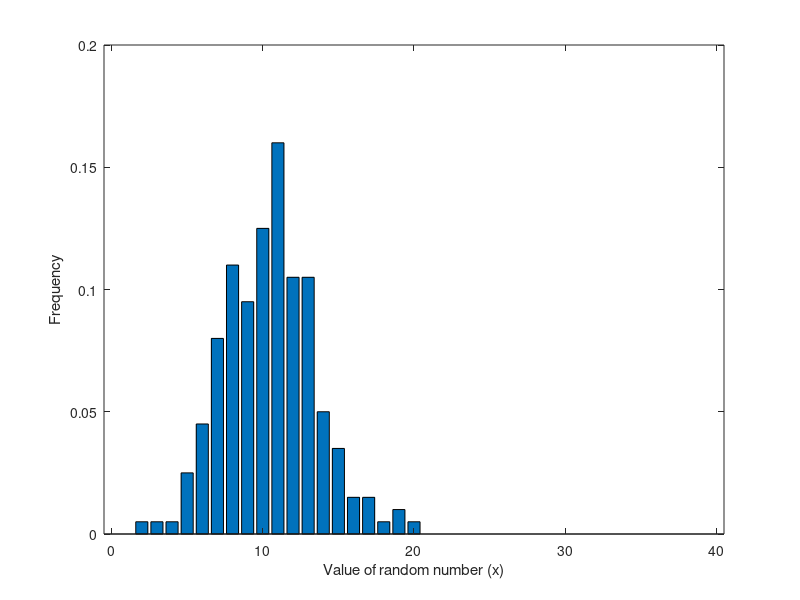

Recreate this plot in MATLAB. (Note: this script raises an error after producing the figure.)
% probabilityBasicsTutorial.m
%
% This short tutorial provides an introduction to probability distributions and
% random variables. It covers the following concepts: mean, expectation,
% moments, standard deviation, sample mean and standard error. You may need to
% look up the definition of: probability function, probability density function
% and a cumulative probability function. You'll have a feel for these by the end
% even if you don't get formal.
%
% Requires the statistics toolbox.

% 2/12/05 mns updated
% 2/9/07  mns cleaning
% 2/10/07 mns adding sums and convolutio
% 2/15/09 mns minor clean up
% 1/28/12 mns update

%% Matlab setup
clear all
rand('state',sum(100*clock))
format short g

%% Generating random numbers
% Fortunately, matlab has a number of tools for generating random numbers
% and plotting probability distributions. You must have the statistics
% toolbox. Try typing 'help stats' at the command prompt to see what's
% available. There are three types of functions that we will deal with. The
% ones ending in ...rnd.m generate random numbers.
%
% Let's generate 200 random numbers from the Poisson distribution
n = 200
mu = 10.3     % mean (please use a non-integer or later illustrations will suffer)
x = poissrnd(mu,n,1);
% Plot a Frequency histogram
figure(1), clf
[count vals] = hist(x,[0:1:40]);
freq = count/n;    % this is a critical step. Make sure you appreciate it
sum(freq)           % notice that the sum of all the frequencies come out to 1 (the sum of the counts is n)
bar(vals,freq) 
set(gca,'XLim',[-.5 max(vals)+.5])
xlabel('Value of random number (x)')
ylabel('Frequency')

%% Expectation
% The expectation of a random variable (RV) is what it sounds like it ought
% to be. Think of it as the mean of an infinitely large sample of random
% values drawn from the distribution. It's a deeper concept though, because
% it is a property that we can associate with a variable without ever
% measuring samples. It's so fundamental that we will actually think of the
% mean as something (that we calculate) and that will return the
% expectation of the RV.
% 
% The expecation of x, which I will denote E[X] is whatever you set mu to above.
% Let's try to estimate the expectation by calculating the mean. Here are three
% ways to do this in matlab. 
mean(x)     % 1. matlab's function
sum(x/n)    % 2. sum of the random numbers divided by n (which is what matlab's mean does)
sum(freq .* vals) % 3. Weighted sum of the values that x can take. 
% #3 is less obvious, but very important. Make sure you understand why it works.
% It is a key step toward understanding lots of expectations. This is the
% expectation of x. 
% 
% If you've convinced yourself why the 3rd approach works, we can calculate the
% expectation, E[X]. We can do this without actually generating any samples, so
% long as we know the probability of observing the values. The matlab function
% POISSPDF will tell us these probabilities. For the Poisson distribution, the
% only possible values are integers. The probability of seeing any particular
% value is
theoryFreq = poisspdf(vals,mu);
% Notice that the total probability is 1
sum(theoryFreq)
% The E[X] is the weighted sum of the possible values of X. The weights are the
% probabilities (i.e., the expected frequencies of observing each possible value
% of X.
expectation = sum(vals .* theoryFreq)
% You can see why the sample mean only approximated the expectation. Look at the
% theoretical frequencies superimposed on superimposed on the frequency
% histogram we made with our n samples. 
figure(1), hold on
h = plot(vals, theoryFreq, 'rV','MarkerFaceColor','r')

% There's a 4th way to compute E[x]. It uses the moment generating function. But
% I'll hold off on this for now. 

%% moments
% The expectation of X is also known as the first moment of the random variable,
% x. 
firstMoment = expectation

% The second moment is the expectation of x^2. The 3rd moment is the
% expectation of x^3, and so on. The second moment is related to the variance.
% The 3rd moment is related to the skew of (the degree of asymmetry of the
% distribution about its mode). The 4th moment is related to the kurtosis of the
% distribution (the relative concentration of probability around the mode
% compared the tails -- in other words, the peakiness of the distribution). We
% rarely worry about moments greater than 2nd.

% Important point. You can calculate the expectation of any function of X by
% taking the weighted sum of all possible f(x), the weights given by the
% probability of observing each possible value of x.
%
% So, if for some crazy reason, we wanted to know the expected value of
% log(1+x), we could compute it as
weirdExpectation = sum(log(1+vals) .* theoryFreq)

% A more useful calculation is , the E[X^2] (the 2nd moment). 
secondMoment = sum((vals.^2) .* theoryFreq)
% In class we will derive that E[(x-mu)^2], which is known as the variance or 2nd central moment is
secondMoment - mu^2
% or
variance = secondMoment - firstMoment^2


 
%% Standard error of the mean (SEM), Variance and Standard Deviation. 
%
% Let's start with a brief overview about what these terms mean and then we'll
% convince ourselves of the math. The standard deviation is a measure of the
% spread of the random values. It conforms to our intuitive sense of how
% variable the random numbers are, hence how wide a distribution is from which
% they are drawn. Standard deviation is also the number we would want to rely on
% when we talk about uncertainty. What I mean by that is that if I tell you that
% I measured the number 5.2 and you wanted to know how close this might be to a
% true value (what I would get if there were no souces of noise affecting my
% measurement), you would want to know the standard deviation. You couldn't know
% that from my one sample, but if you did know it, you would be able to guess
% how close 5.2 might be to other samples I might draw on another occasion. 
%
% If instead of a single value, I told you a number that I calculated, say a
% mean from 20 samples, you might want to know how close this sample mean might
% be to other sample means, were I to obtain 20 samples again. Again, you would
% want to know the standard deviation of this sample mean. This standard
% deviation of a statistic (in this case the sample mean) is called the standard
% error (in this case, the standard error of the mean). If we calculated the
% slope of a line, then we would want to know the standard deviation of such
% slope estimates in order to get a sense of how close our estimate was to other
% estimates we might obtain from another data set. Again, this standard
% deviation is called a standard error (but not standard error the MEAN, of
% course).
%
% I have already defined the variance as the expectation[(x-mu)^2]. In words:
% take each X and subtract off its expectation; then square. Do this for an
% infinite sample size of X's. 
secondCentralMoment = sum((vals-mu).^2 .* theoryFreq)

% Notice that for the Poisson distribution, the variance equals the expectation
% (mu). 

% This is different than the variance you would compute from the n samples. Just
% as you don't get E[X] when you compute the mean from n samples, 
sampleMean = mean(x)
% you don't get the true variance. If you ask matlab to calculate the variance
% from the n samples, you get
var(x)
% For the sample mean, matlab takes the average value of the X's. But, for the
% sample variance, matlab multiplies the average of the (X-sampleMean)^2 terms by
% n/(n-1). Let's convince ourselves of this.
(n/(n-1)) * mean((x-sampleMean).^2)
% This is the same as
sum((x-sampleMean).^2) / (n-1)
% Notice that this number is a little bigger than the average of the squared
% departures from the mean
mean((x-sampleMean).^2)

% This business of dividing by n-1 instead of n drives a lot of people
% crazy. I don't want to get bogged down in the derivation (but see Brian
% Lundstrom's tutorial on this). Nonetheless, I think it's worth have an
% intuition about why we do this. Notice that the definition of variance is
% E[(X-mu)^2]. But we don't know mu from a sample of data. All we can do is
% estimate mu by calculating the mean. Now, let me say something that
% sounds overly wordy and almost obvious: the sample mean is the best
% estimate we can make of the true E[X]. What I mean by that is that if we
% could draw another n samples and compute another sampleMean and we did
% this a gzillion times, the average of the sampleMeans would be very near
% E[X]. More formally E[sampleMean] = E[X]. Technically, the sampleMean is
% an unbiased estimator of the E[X]. Better yet, it is the best unbiased
% estimator, meaning that is has the smallest dispersion (standard
% devation) around E[X]. Let's illustrate that by repeating the process of
% making sampleMeans several times
nreps = 1000     % the number of repetitions
Y = poissrnd(mu,n,nreps);
sampleMeanYs = mean(Y);
% Let's look at these sample means superimposed on the distribution of 200
% samples we saw before.
[count vals] = hist(sampleMeanYs,[0:.1:40]);
freq = count/nreps;    
sum(freq)           % notice that the sum of all the frequencies come out to 1 (the sum of the counts is n)
figure(1), hold on
h = bar(vals,freq)
set(h,'FaceColor', 'y','EdgeColor','none')
s = sprintf('Blue: sample n = %d; Yellow: distribution of means from %d repetitions', n, nreps)
title(s)
% Notice that the sample means fall near the true theoretical mean. I didn't
% prove that expectation of these sample means is the true mean, but it's true.
% The dispersion around this true mean can be calculated by taking the standard
% deviation. But since I have yet to develop standard deviation, let's use
% a more intuitive statistic. What is the average absolute difference between
% the sample means and mu (the E[X])?
meanAbsDev_sampleMeans = mean(abs(sampleMeanYs - mu))
% To illustrate my point about this being the best you can do, let's come up
% with an alternative measure of the E[X] based on a sample. How about the
% sample median?
sampleMedianYs = median(Y);
meanAbsDev_sampleMedianYs = mean(abs(sampleMedianYs - mu))
% Notice that the deviations are smaller on average for the sample means.
% (Note, this will fail in the special case that mu is an integer.) This is
% not a proof that the sample mean is the most efficient statistic for
% estimating the E[X], but it gives you a feel for what we're talking
% about.
%
% Now, let's return to the sample variance. Why the 1/(n-1) instead of 1/n
% in the formula for the sample variance? It's because we want an estimate
% of the variance from our n samples that is unbiased and maximally
% efficient. if we happen to know mu, then taking the average of the n
% terms, (X-mu)^2, would be an unbiased estimator of E[(X-mu)^2]. But we
% don't know mu from our n samples. All we know is some estimate of mu,
% like the sample mean. But the sample mean is computed from the n samples.
% This is kind of a cheat. The sample mean is the value we would choose
% that is nearest all the samples, on average. The actual expectation,
% which is similar to but not exactly the same as the sample mean, is going
% to be further away from the samples, on average. This means that
var1 = sum((x-sampleMean).^2) / n
% is a biased estimator of the true variance. It is biased to be smaller
% than the true variance: E[var1] < E[(X-mu)^2] We can see that from the
% simulated samples we took. Matlab will compute this biased version of the
% variance if you pass a second argument var(x,1)
var(x,1)
% If we use the standard matlab var(x) we get back the 1/(n-1) version of
% the sample variance. Confirm this:
sum((x-sampleMean).^2) / (n-1)
var(x)

% Let's use these two versions of var() to operate column-wise on the Y's we
% made above. Remember, Y contains nreps columns; each contains a sample of n
% random values.
sampleVarWithDenomNs = var(Y,1);
sampleVarEithDenomNminus1s = var(Y);
% Take the mean of these nrep samples
mean(sampleVarWithDenomNs)
mean(sampleVarEithDenomNminus1s)
% compare to the true variance
variance

% I'm going to come back to these examples in a moment. Let's save the key
% variables in a matfile.
save poissonRandNumbers.mat mu Y x

% I didn't show you that the sample variance using the n-1 denominator is
% unbiased and maximally efficient. But you can make nreps bigger to
% convince yourself that it's on track.

% So we know the definition of the mean and variance of a random variable
% and we know how to estimate the mean and variance from a finite sample of
% observations. Just to be clear, the mean of the RV is the RV's
% expectation, which is also known as the 1st moment. The variance of the
% RV is the 2nd central moment, that is the expectation of the square of
% the quantity, RV minus its expectation. The statistics we compute from
% samples are unbiased, maximally efficient estimators of these
% expectations.

% The standard deviation of a random variable is the square root of its
% variance. We could state that in 4 or 5 ways using all the terminology
% for the variance, but let's get a feel for standard deviation instead.
% This is the statistic that conforms best to the spread of the
% distribution. It's the square root of a squared difference between a RV
% and its mean. So it's a lot like taking an absolute value. You should
% think for a second about why sqrt(var(x)) is not the same thing as
% mean(abs(x-mu)) Matlab's
std(x)
% is the same as
sqrt(var(x))
% but is not the same as
mean(abs(x-mu))
% or even 
(n/(n-1)) * mean(abs(x-mu))
%
% The reason stdev is so useful is this. It captures the sense of spread of a
% distribution. Let's consider the normal distribution
mu = 50
sigma= 10
n = 100
x = normrnd(mu,sigma,n,1)
% You can try others with the stats toolbox


figure(2), clf, hold on
% make an x axis
dx = 5;
xax = [0:dx:100]';
[nn xx] = hist(x,xax);
hb1 = bar(xx,nn/n,1)
set(gca,'FontSize',18,'Tickdir','out','XLim',[0 100])
xlabel('x')
ylabel('Frequency of observation')
% Here's the theoretical distribution
% See if you can figure out what this next line achieves
pdfBinned = diff(normcdf([xax-dx/2; xax(end)+dx/2],mu,sigma));
sum(pdfBinned)  % total probability should be 1
% Superimpose the predicted probabilities on the histogram
h = plot(xx,pdfBinned,'rV-','MarkerFaceColor','r');

% Here are our sample mean, standard deviation and variance
xmean = mean(x)
xs = std(x)
xvar = var(x)

% The true standard deviation is related to the width of the distribution. At
% half height, the width of the Normal is 2.33 sigma.
figure(2), hold on
hw = line([mu-2.33*sigma/2 mu+2.33*sigma/2], max(pdfBinned)*[1 1]/2,'Color','r','LineWidth',3)

% There's another way to think about the spread of the distribution. Suppose we
% were to ask, What fraction of the samples are greater than 60? In other words,
% what fraction of the total probability is accounted for by values >60? This is
% also a question about spread. Here's how we answer it using the standard
% deviation.
% 
crit = 60
% How many standard deviations from the mean is our criterion? 
crit_in_stdevs = (crit-mu)/sigma
% What's the cumulative probability up to this value? To get that use the
% cumulative probability function.
normcdf(crit,mu,sigma)
% The remaining probability -- that is, the area under the probability density
% to the right of this 
1 - normcdf(crit,mu,sigma)
% Let's see often we really did see a value in our sample greater than 60?
sum(x > crit)/n

% Now, suppose we were to turn a gain dial and thereby change all the x values
% by some factor. Where would we place our criterion to extract the same
% fraction of the observations? 
gain = .5
x2 = gain * x;
figure(2), hold on
[nn2 xx] = hist(x2,xax);
hb2 = bar(xx,nn2/n,1)
set(hb2,'FaceColor','none','EdgeColor','g')
% Notice that the spread has changed. This is captured by applying the gain to
% the standard deviation.
mu2 = gain * mu
sigma2 = gain * sigma
pdfBinned2 = diff(normcdf([xax-dx/2; xax(end)+dx/2],mu2,sigma2));
sum(pdfBinned2)  % total probability should be 1
% Superimpose the predicted probabilities on the histogram
h2 = plot(xx,pdfBinned2,'m^--','MarkerFaceColor','m');
% Not surprisingly, our criterion should be the same distance from the new mean in
% units of the new standard deviation.
crit2 = mu2 + crit_in_stdevs * sigma2
sum(x2 > crit2)
% Think about what we did here. By scaling the observations, it's as if we
% recoded them in some new measurement unit (like changing from inches to
% centimeters). The basic characteristization of the spread in the
% measurements should not be affected by this. And that is captured by
% thinking about the observations in terms of distance from the mean in
% units of standard deviation. Importantly, muliplying the random values by
% a constant multiplies the mean and the standard deviation by this same
% amount. The ratio, standard deviation divided by the mean, gives us an
% indication of the spread of the distribution, regardless of what units we
% use to describe the observations. This ratio is called the coefficient of
% variation (CV) and its reciprocal is sometimes called the signal to noise
% ratio. Changing the units, or turning up the amplifier, or increasing the
% power on the microscope, etc. do not change the dispersion of the data,
% just the units we use to describe the data.
%
% Notice that the CV does not change. But, since the variance is the square
% of the stdev, it follows that another ratio, the variance divided by the
% mean, does change when we scale units differently. We'll discuss
% variance/mean in the stochastic processes tutorial. It's worth keeping
% this point in mind or coming back to it when we encounter this ratio.

%% Finally, let's turn to the standard error of the mean.
%
% Let's look at Figure 1 again
figure(1)
% and reload our Poisson random numbers we used to make it.
load poissonRandNumbers.mat

% Recall that the blue shows a single sample of n observations. This has a
% single sample mean. The yellow shows the sample means from nreps
% repetitions of this experiment. It's pretty obvious that the sample means
% fall near the true mean. And, as we noted earlier, the spread in the
% sample means about the true mean is a lot less than the spread of the
% observations in any one experiment. The standard error of the mean is
% simply the standard deviation of these sample means.
stdOfSampleMeans = std(sampleMeanYs)
% Compare this to the standard deviation from the first sample of
% observations
std(Y(:,1))
% This set of observations is not off the mark. Remember, we used a Poisson
% distribution whose mean = 10. So the variance should also be 10 and the
% standard deviation should be
sqrt(mu)
% Now, here's the really magical thing. In real life, we rarely get a chance to
% repeat a set of measurements a bunch of times. In real life, we usually get a
% single set of n observations. We only get one sample mean. How can we
% tell how near it might be to other sample means? In other words, how can we
% estimate the standard deviation of the sample mean from just one sample set?
% The answer is, take the sample standard deviation and divide by the square
% root of the number of observations that comprise it.     
n = size(Y,1)
std(Y(:,1)) / sqrt(n)
% It's very easy to derive this expression. It's based solely on two
% points. First, if you make a new random variable by adding two random
% numbers, A + B, the variance of the sum is the sum of the variances
% associated with A and B. This holds if A and B are independent, that is
% the joint probability that A=x and B=y is the product of the probability
% that A=x (regardless of B) times the probability that B=y (regardless of
% A). The second principle is that the sample variance is an unbiased
% estimator of the true variance. We've already made that point. It follows
% that the sum of n variables, each with mean mu and variance s^2, has
% E[sum] = n*mu
% and
% Var[sum] = n * s^2
% Stdev[sum] = sqrt(n) * s
% To change from sums to the mean, we could scale the sums by 1/n.
% The mean has expectation E[sum]/n = mu
% The standard deviation of the mean = sqrt(n) * s /n = s/sqrt(n)



% Excercise (optional): Graph three distributions, Poisson, Normal (aka,
% Gaussian), and Uniform. Do this so that they each have the identical mean
% = 9 and the same standard deviation = 3. How do these distributions
% differ from each other. [Hint: skewness & kurtosis].

%% Sums and convolution
% What is the distribution of a random number, z, formed as the sum of two
% random numbers, x and y?
%
% Let's fool around with matlab's random number generator to get a feel.
% Set the number of samples
n = 1000
% Suppose x is Poisson distributed with mean
xmean = 4
x = poissrnd(xmean,n,1);
% Suppose y is also a Poisson distributed with mean
ymean = 10
y = poissrnd(ymean, n, 1);
% z is the sum
z = x+y;
figure(1), clf, hold on
rvaxis = [0:30];
xf = hist(x,rvaxis) / n;
yf = hist(y,rvaxis) / n;
zf = hist(z,rvaxis) / n;
stem(rvaxis, xf,'b')
stem(rvaxis, yf,'g')
stem(rvaxis, zf,'r')

% Verify that the mean of the sum is the sum of the means.
mean(z)
mean(x) + mean(y)
% Of course, mean(x) is a sample mean. We would also say that the
% expectation of z is the sum of the expectations for x and y.
% 

% Same hold for for the variance
var(z,1)
var(x,1) + var(y,1)


% Notice that the distribution of z is shifted to the right (higher mean)
% and also spread out. We might say it is blurred. It so happens that z is
% also a Poisson distribution. It is not the case in general that the sum
% of two random variabls retains its orginal form. It can only hold
% if the variance is proportional to the mean. That is still not a
% guarantee.
% 
% It may be easier to see this if we overlay the theoretical distributions 
plot(rvaxis,poisspdf(rvaxis,xmean),'b--')
plot(rvaxis,poisspdf(rvaxis,ymean),'g--')
plot(rvaxis,poisspdf(rvaxis,xmean+ymean),'r--')

% Convince yourself that the red distribution looks like the blue one (x)
% blurred by the green one (y), or the green one blurred by the blue one. 
% This is very clear if we run through the steps above using a narrow
% gaussian for x and a broad distribution for y.
n = 10000
xmean = 0, sigma = .2
x = normrnd(xmean,sigma,n,1);
ymean = 1
y = 1 + exprnd(ymean, n, 1);
z = x+y; % z is the sum
figure(2), clf, hold on
drv = .1;
rvaxis = [-1:drv:10];
xf = hist(x,rvaxis) / n;
yf = hist(y,rvaxis) / n;
zf = hist(z,rvaxis) / n;

stairs(rvaxis, xf,'b')
stairs(rvaxis, yf,'g')
stairs(rvaxis, zf,'r')

% This blurring ought to remind you of the convolution operation we did in
% the Fourier analysis module. In fact the distribution of z is the
% convolution of the PDFs for x and y. To see this, consider what it takes
% to get any particular value of z. If you happen to pick the value tau
% from the x distribution, then in order to get a particular value of z,
% you need to pick z-tau from the y distribution. 
%
% Let's call the probability distribution (PDF) of x, b(x) [the blue
% function]
% Let's call the probability distribution (PDF) of y, g(y) [the green
% function]
% Let's call the probability distribution (PDF) of z, r(z) [the red
% function]
% Our claim is that r(x+y) = b(x) ** g(y), where ** denotes convolution.
% To get any value z=zeta, we can pick any combination of tau from the x
% distribution [with probabilty b(tau)] and z minus tau from the
% y-distribution [with probability g(z-tau)]. Therefore to get any value of
% z, we take the weighted sum of all the z-tau, across all possible values
% of tau. The weighting is b(tau). 
% But this is the integal with respect to tau of b(tau)*g(z-tau). That's
% convolution!
%
% So here's the convolution of the x and y distributions
conv_xy = real(ifft(fft(xf).*fft(yf)));
% We labeled a point about 11 in as 0. But the function doesn't realize we
% mean that to be 0 and "thinks" that both of the functions are offset by
% this amount. So we'll just delete these points by shifting the result to
% the left by this amount. 
nz = find(rvaxis == 0)
conv_xy(1:nz-1) = [];
conv_xy(end:end+nz-1) = 0;
h = plot(rvaxis,conv_xy,'k--')
set(h,'Color',[.7 .7 .7],'LineWidth',3)

% To cap off this section, you might be wondering whether there's some kind
% of parallel between the convolution/multiplication duality we discussed
% in the Fourier transform section. Is there something analogous to fourier
% transform that would render convolution of PDFs of random variables
% multiplication of some transform of the RVs. The answer is yes. These are
% called moment generating functions and characteristic functions. They
% look just like Laplace and Fourier transforms. The transformed variable
% is not a frequency, but it has some interesting properties. That's all
% I'll say about this topic. See momentGeneratingFuncTutorial.m 





